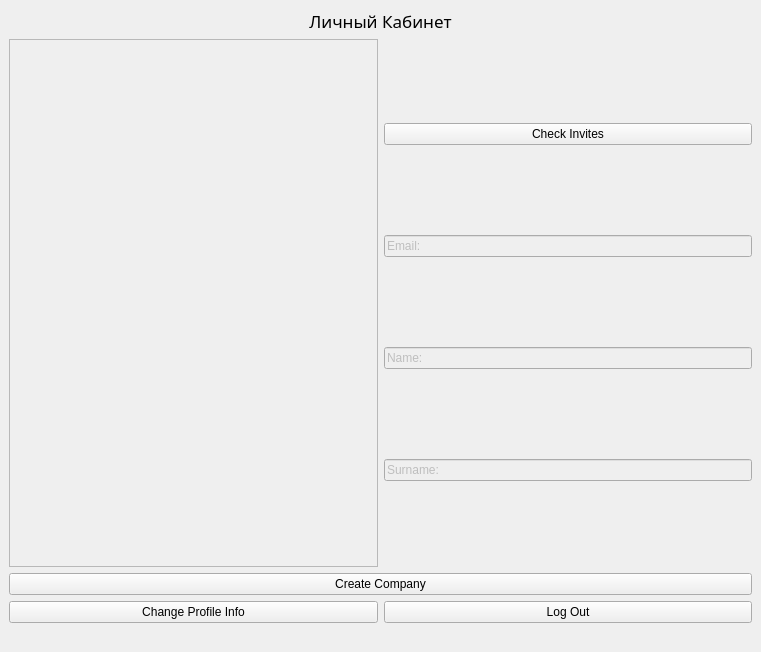
<?xml version="1.0" encoding="UTF-8"?>
<ui version="4.0">
 <class>UserWindow</class>
 <widget class="QMainWindow" name="UserWindow">
  <property name="geometry">
   <rect>
    <x>0</x>
    <y>0</y>
    <width>761</width>
    <height>652</height>
   </rect>
  </property>
  <property name="windowTitle">
   <string>UserWindow</string>
  </property>
  <widget class="QWidget" name="centralwidget">
   <layout class="QVBoxLayout" name="verticalLayout">
    <item>
     <widget class="QLabel" name="label">
      <property name="sizePolicy">
       <sizepolicy hsizetype="Preferred" vsizetype="Fixed">
        <horstretch>0</horstretch>
        <verstretch>0</verstretch>
       </sizepolicy>
      </property>
      <property name="font">
       <font>
        <family>Wide Latin</family>
        <pointsize>13</pointsize>
       </font>
      </property>
      <property name="text">
       <string>Личный Кабинет</string>
      </property>
      <property name="alignment">
       <set>Qt::AlignmentFlag::AlignCenter</set>
      </property>
     </widget>
    </item>
    <item>
     <layout class="QHBoxLayout" name="horizontalLayout">
      <item>
       <widget class="QTextEdit" name="textEdit">
        <property name="enabled">
         <bool>false</bool>
        </property>
       </widget>
      </item>
      <item>
       <layout class="QVBoxLayout" name="verticalLayout_3"/>
      </item>
      <item>
       <layout class="QVBoxLayout" name="verticalLayout_2">
        <property name="rightMargin">
         <number>0</number>
        </property>
        <item>
         <layout class="QGridLayout" name="gridLayout">
          <item row="0" column="0">
           <widget class="QPushButton" name="pushButton">
            <property name="styleSheet">
             <string notr="true"/>
            </property>
            <property name="text">
             <string>Check Invites</string>
            </property>
           </widget>
          </item>
         </layout>
        </item>
        <item>
         <widget class="QLineEdit" name="emailLineEdit">
          <property name="enabled">
           <bool>false</bool>
          </property>
          <property name="text">
           <string>Email:</string>
          </property>
         </widget>
        </item>
        <item>
         <widget class="QLineEdit" name="nameLineEdit">
          <property name="enabled">
           <bool>false</bool>
          </property>
          <property name="text">
           <string>Name:</string>
          </property>
         </widget>
        </item>
        <item>
         <widget class="QLineEdit" name="surnameLineEdit">
          <property name="enabled">
           <bool>false</bool>
          </property>
          <property name="text">
           <string>Surname:</string>
          </property>
         </widget>
        </item>
       </layout>
      </item>
     </layout>
    </item>
    <item>
     <widget class="QPushButton" name="pushButton_3">
      <property name="text">
       <string>Create Company</string>
      </property>
     </widget>
    </item>
    <item>
     <layout class="QHBoxLayout" name="horizontalLayout_3">
      <property name="bottomMargin">
       <number>20</number>
      </property>
      <item>
       <widget class="QPushButton" name="pushButton_2">
        <property name="text">
         <string>Change Profile Info</string>
        </property>
       </widget>
      </item>
      <item>
       <widget class="QPushButton" name="LogOutButton">
        <property name="text">
         <string>Log Out</string>
        </property>
       </widget>
      </item>
     </layout>
    </item>
   </layout>
  </widget>
 </widget>
 <resources/>
 <connections/>
</ui>
